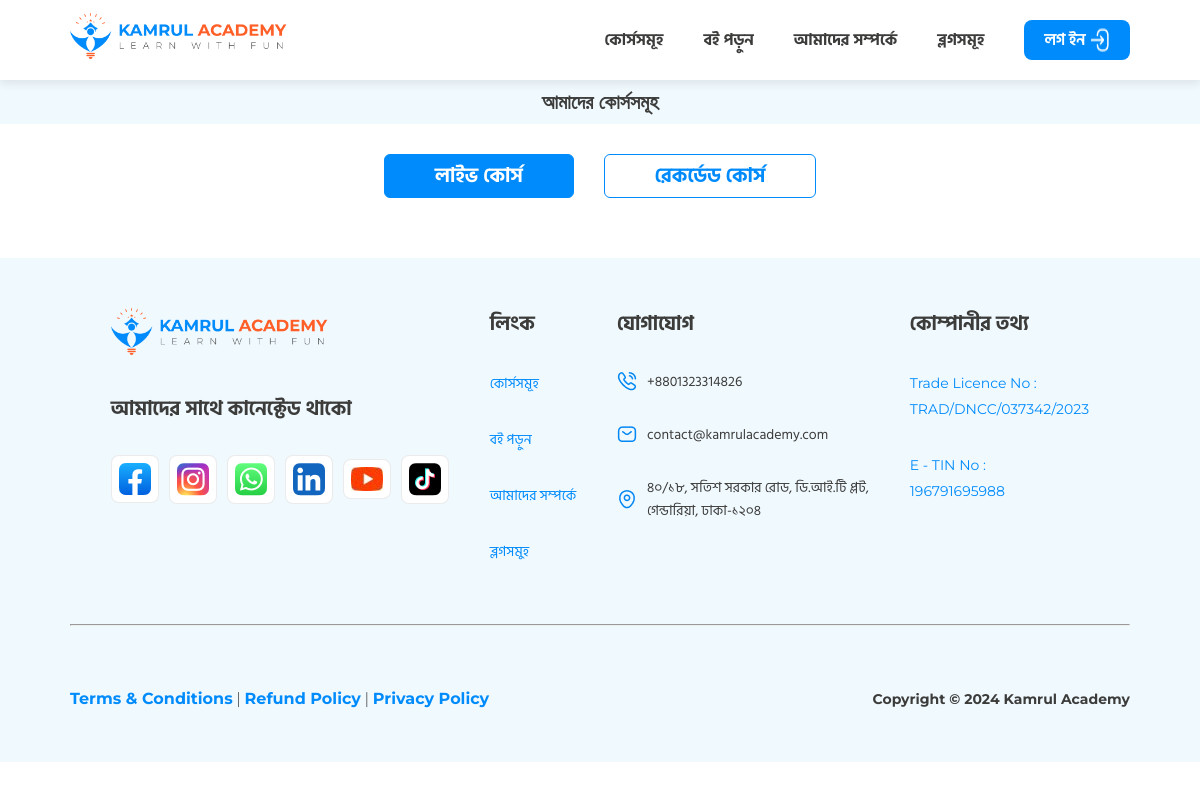
Before: /parentcourses/all-live with the older database file.
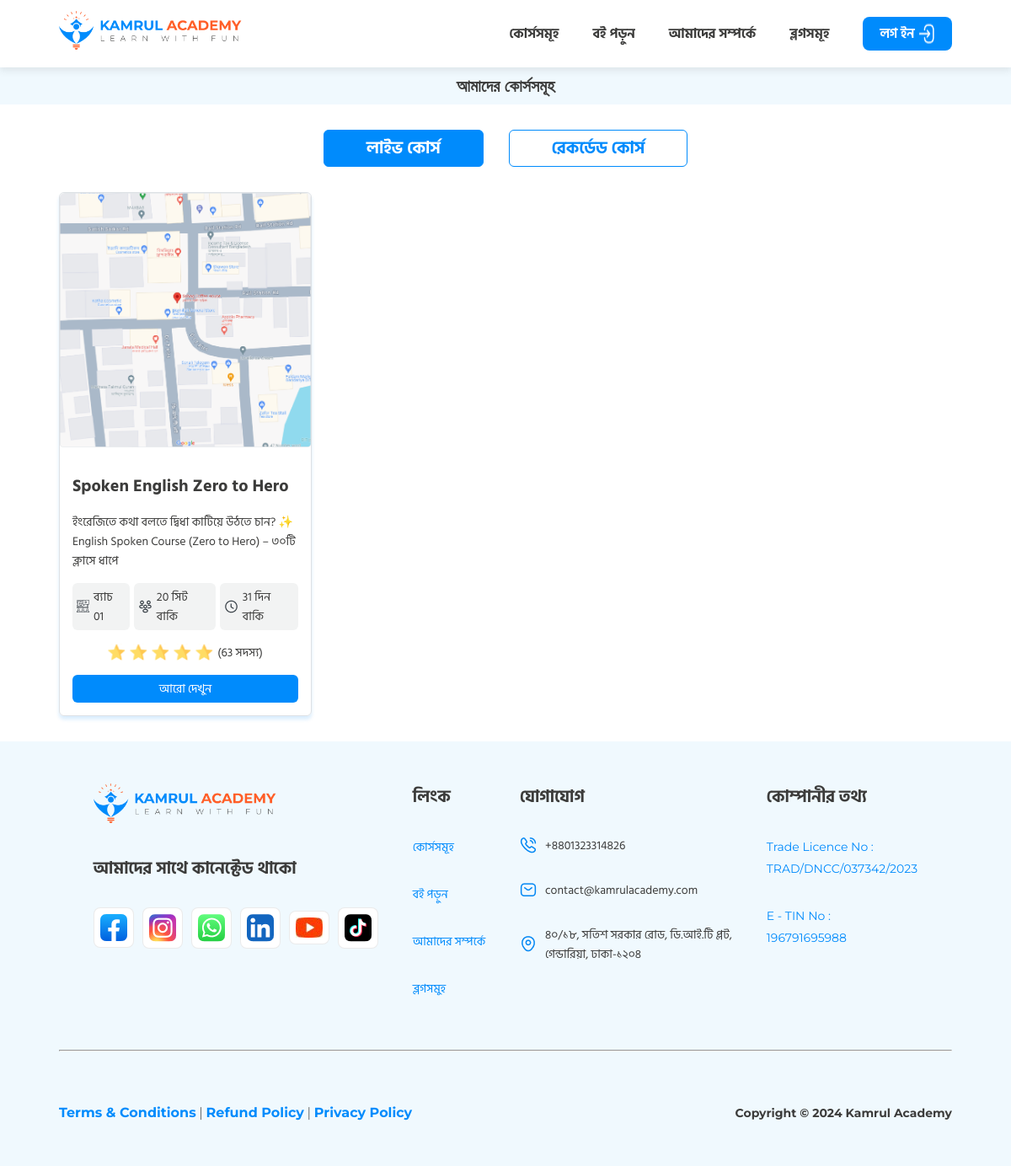
After: the same page with the newer database file.
### ka_main/models.py (models this page shows)
class LiveCourse(models.Model):
    id = models.CharField(max_length=30,primary_key=True,default="001")
    title = models.CharField(max_length=50,null=True,blank=True)
    preface = models.CharField(max_length=100,null=True,blank=True)
    description = models.TextField(null=True,blank=True)
    banner = models.ImageField(upload_to="media/images/recorded/",null=True,blank=True)
    batch_no = models.CharField(max_length=4,null=True,blank=True)
    seats_remain = models.CharField(max_length=4,null=True,blank=True)
    days_remain = models.CharField(max_length=4,null=True,blank=True)
    total_student = models.CharField(max_length=10,null=True,blank=True)
    total_modules = models.CharField(max_length=4,null=True,blank=True)
    total_classes = models.CharField(max_length=4,null=True,blank=True)
    total_hours = models.CharField(max_length=4,null=True,blank=True)
    total_pdfs = models.CharField(max_length=4,null=True,blank=True)
    total_quizes = models.CharField(max_length=4,null=True,blank=True)
    mentor = models.ForeignKey(Mentor,on_delete=models.CASCADE,null=True)
    for_index = models.BooleanField(default=False)
    softwares = models.TextField(null=True,blank=True)
    learningoutcome1 = models.TextField(null=True,blank=True)
    learningoutcome2 = models.TextField(null=True,blank=True)
    forwhom1 = models.TextField(null=True,blank=True)
    forwhom2 = models.TextField(null=True,blank=True)
    opportunities = models.TextField(null=True,blank=True)
    fee = models.FloatField(default=0.0)
    fee_per_month = models.FloatField(default=0.0)
    fee_bangla = models.CharField(max_length=20,null=True,blank=True)
    fee_per_month_bangla = models.CharField(max_length=20,null=True,blank=True)

### ka_main/views.py (the view)
# urls.py: path("parentcourses/all-live",views.live_courses,name="livecourses"),
def live_courses(request):
    courses = LiveCourse.objects.all()
    context={
        'courses': courses,
    }
    return render(request,"ka_main/live/list.html",context)

### ka_main/templates/ka_main/live/list.html (shortened to what this page needs)
{% extends 'ka_main/live/base.html' %}
{% load static %}
{% block body %}
<div class="bluebg">
    <div class="container">
        <h3 class="small" style="text-align: center;padding: 10px 0px;">আমাদের কোর্সসমূহ</h3>
    </div>
</div>
<div class="container">
    <div class="courses">
        <div class="l-r">
            <a href="{% url 'livecourses' %}" class="small bn-bold" id="active">লাইভ কোর্স</a>
            <a href="{% url 'recordedcourses' %}" class="small bn-bold">রেকর্ডেড কোর্স</a>
        </div>
        <div class="list">
            {% for course in courses %}
            <div class="course">
                <img src="{{ course.banner.url }}" alt="">
                <div class="texts">
                    <h3 class="bn-bold small">{{ course.title }}</h3>
                    <p class="bn-regular tiny">{{ course.preface }}</p>
                    <div class="info">
                        <div class="infoo">
                            <div class="infooo">
                                <img src="{% static 'images/icons/batch.png' %}" alt="">
                                <span class="bn-regular tiny">ব্যাচ {{ course.batch_no }}</span>
                            </div>
                            <div class="infooo">
                                <img src="{% static 'images/icons/people.png' %}" alt="">
                                <span class="bn-regular tiny">{{ course.seats_remain }} সিট বাকি</span>
                            </div>
                            <div class="infooo">
                                <img src="{% static 'images/icons/clock.png' %}" alt="">
                                <span class="bn-regular tiny">{{ course.days_remain }} দিন বাকি</span>
                            </div>
                        </div>
                    </div>
                    <div class="rating">
                        <img src="{% static 'images/icons/star.svg' %}" alt="">
                        <img src="{% static 'images/icons/star.svg' %}" alt="">
                        <img src="{% static 'images/icons/star.svg' %}" alt="">
                        <img src="{% static 'images/icons/star.svg' %}" alt="">
                        <img src="{% static 'images/icons/star.svg' %}" alt="">
                        <span class="bn-regular tiny">({{ course.total_student }} সদস্য)</span>
                    </div>
                    <div>
                        <a href="{% url 'livecourse' pk=course.id %}" class="bn-regular white tiny aro-dekhun">আরো দেখুন</a>
                    </div>
                </div>
            </div>
            {% endfor %}
        </div>
    </div>
</div>
{% endblock %}

### ka_main/templates/ka_main/live/base.html (shortened to what this page needs)
<!DOCTYPE html>
{% load static %}
<html lang="en">
<head>
    <link rel="stylesheet" href="{% static 'css/live.css' %}">
</head>
<body>
    {% include 'ka_main/navbar.html' %}
    {% block body %}
    {% endblock %}
    {% include 'ka_main/footer.html' %}
</body>
</html>

### ka_main/templates/ka_main/navbar.html (shortened to what this page needs)
{% load static %}
<header class="navigation-header">
    <nav class="container">
        <div class="logo-container">
            <a href="{% url 'home' %}"><img src="{% static 'images/icons/LogoLight.png' %}" alt="Kamrul Academy"></a>
        </div>
        <div class="navigation-items" id="navigation-items">
            <a href="{% url 'livecourses' %}" class="bn-bold">কোর্সসমূহ</a>
            <a href="{% url 'books' %}" class="bn-bold">বই পড়ুন</a>
            <a href="{% url 'about' %}" class="bn-bold">আমাদের সম্পর্কে</a>
            <a href="{% url 'blogs' %}" class="bn-bold">ব্লগসমূহ</a>
            {% if user.is_authenticated %}
            <a class="bn-bold" href="{% url 'dashboard' %}"><span class="login-button">ড্যাশবোর্ড</span></a>
            {% else %}
            <a class="bn-bold" href="{% url 'sign-up' %}"><span class="login-button">লগ ইন<img src="{% static 'images/icons/login.png' %}" alt="Login arrow"></span></a>
            {% endif %}
        </div>
    </nav>
</header>

### ka_main/templates/ka_main/footer.html
{% load static %}
<footer class="footer-container">
    <div class="container above">
        <div class="first-footer">
            <div><img src="{% static 'images/icons/LogoLight.png' %}" alt="Kamrul Academy"></div>
            <div><span class="bn-bold small">আমাদের সাথে কানেক্টেড থাকো</span></div>
            <div class="social">
                <a href="https://www.facebook.com/people/Kamrul-Academy/100090648279409/"><img src="{% static 'images/icons/Facebook.png' %}" alt=""></a>
                <a href="https://www.instagram.com/kamrulacademy/"><img src="{% static 'images/icons/Instagram.png' %}" alt=""></a>
                <a href="https://wa.me/qr/YYD3XV5YRNUKL1"><img src="{% static 'images/icons/WhatsApp.png' %}" alt=""></a>
                <a href="https://www.linkedin.com/signup/cold-join?session_redirect=https%3A%2F%2Fwww%2Elinkedin%2Ecom%2Ffeed%2F&trk=login_reg_redirect"><img src="{% static 'images/icons/LinkedIn.png' %}" alt=""></a>
                <a href="https://www.youtube.com/@KamrulAcademybd"><img src="{% static 'images/icons/utube.jpg' %}" alt=""></a>
                <a href="https://www.tiktok.com/@kamrulacademy_23?is_from_webapp=1&sender_device=pc"><img src="{% static 'images/icons/TikTok.png' %}" alt=""></a>
            </div>
        </div>
        <div class="second-footer">
            <div><span class="bn-bold small">লিংক</span></div>
            <div><a href="{% url 'livecourses' %}"><span class="bn-regular tiny contact">কোর্সসমূহ</span></a></div>
            <div><a href="{% url 'books' %}"></a><span class="bn-regular tiny contact">বই পড়ুন</span></a></div>
            <div><a href="{% url 'about' %}"></a><span class="bn-regular tiny contact">আমাদের সম্পর্কে</span></a></div>
            <div><a href="{% url 'blogs' %}"></a><span class="bn-regular tiny contact">ব্লগসমুহ</span></a></div>
        </div>
        <div class="third-footer">
            <div><span class="bn-bold small">যোগাযোগ</span></div>
            <div><span class="en-regular tiny contact contact1"><img src="{% static 'images/icons/call-calling-blue.png' %}" alt="Call"><span>+8801323314826</span></span></div>
            <div><span class="en-regular tiny contact contact1"><img src="{% static 'images/icons/sms-blue.png' %}" alt="Mail"><span>contact@kamrulacademy.com</span></span></div>
            <div><span class="bn-regular tiny contact contact1"><img src="{% static 'images/icons/location.png' %}" alt="Call"><span>৪০/১৮, সতিশ সরকার রোড, ডি.আই.টি প্লট,<br>গেন্ডারিয়া, ঢাকা-১২০৪</span></span></div>
        </div>
        <div class="fourth-footer">
            <div><span class="bn-bold small">কোম্পানীর তথ্য</span></div>
            <div><span class="en-regular tiny contact">Trade Licence No : <br>TRAD/DNCC/037342/2023</span></div>
            <div><span class="en-regular tiny contact">E - TIN No : <br>196791695988</span></div>
        </div>
    </div>
    <hr class="container">
    <div class="container under">
        <div class="links">
            <a href="{% url 'terms' %}"><span class="en-bold contact">Terms & Conditions</span></a>
            <span class="en-light dari">|</span>
            <a href="{% url 'refund' %}"><span class="en-bold contact">Refund Policy</span></a>
            <span class="en-light dari">|</span>
            <a href="{% url 'privacy' %}"><span class="en-bold contact">Privacy Policy</span></a>
        </div>
        <div class="copyright"><span class="en-bold tiny">Copyright © 2024 Kamrul Academy</span></div>
    </div>
</footer>

### static/css/live.css (style rules this page uses)
:root { --light-color : #FFFFFF; --dark-color: #3C3C3B; --primary-color: #008BFC; --secondary-color: #FF5E27; --app-bg-color: #F9F9F9; }
h1,h3,h5 { font-family: 'EnglishBold',sans-serif; }
.small { font-size: 20px; }
.tiny { font-size: 14px; }
.en-bold { font-family: 'EnglishBold',sans-serif; }
.bn-bold { font-family: 'BanglaBold',sans-serif; }
.bn-regular { font-family: 'BanglaRegular',sans-serif; }
.en-regular { font-family: 'EnglishRegular',sans-serif; }
.en-light { font-family: 'EnglishLight',sans-serif; }
html { margin: 0px; padding: 0px; }
*, body { padding: 0; margin: 0; box-sizing: border-box; font-family: 'BanglaRegular',sans-serif; color: var(--dark-color); }
a { text-decoration: none; color: var(--dark-color); cursor: pointer; }
.bluebg { background-color: #F0F9FE; }
.white { color: var(--light-color); }
.container { margin: 0px 100px; }
@media screen and (max-width:1300px) { .container { margin: 0px 70px; } }
.navigation-header { background-color: var(--light-color); padding: 0; height: 80px; display: flex; justify-content: center; align-items: center; box-shadow: 0px 4px 8px rgba(60, 60, 59, 0.1); position: sticky; top: 0; z-index: 1111111111111111111111111111111111111111111111111111111111; }
nav { width: 100%; max-width: 1200px; display: flex; justify-content: space-between; align-items: center; }
.logo-container > a { color: var(--dark-color); text-decoration: none; font-weight: 800; font-size: 16px; }
.logo-container > a > img { width: 220px; height: auto; }
.navigation-items { display: flex; gap: 40px; align-items: center; }
.navigation-items > a { color: var(--dark-color); text-decoration: none; font-weight: 800; font-size: 16px; transition: .4s ease-in-out; }
.login-button { display: flex; gap: 5px; padding: 7px 20px; background-color: var(--primary-color); color: var(--light-color); border: none; border-radius: 8px; }
.footer-container { background-color: #F0F9FE; display: flex; flex-direction: column; gap: 60px; }
.above { padding-top: 50px; display: flex; flex-direction: row; justify-content: space-evenly; align-items: start; }
.first-footer > div > img { width: 220px; height: auto; }
.first-footer,.second-footer,.third-footer,.fourth-footer { display: flex; flex-direction: column; gap: 30px; }
.contact { color: var(--primary-color); cursor: pointer; }
.social { display: flex; flex-direction: row; gap: 10px; align-items: center; }
.social > a > img { text-decoration: none; padding: 7px; background-color: var(--light-color); border: 1px solid rgba(60, 60, 59, 0.1); border-radius: 8px; }
.contact1 { display: flex; flex-direction: row; gap: 10px; align-items: center; }
.under { padding-bottom: 50px; display: flex; flex-direction: row; justify-content: space-between; }
.courses { padding: 30px 0px; }
.l-r { display: flex; gap: 30px; justify-content: center; align-items: center; }
.l-r > a { padding: 5px 50px; border-radius: 6px; border: 1px solid var(--primary-color); color: var(--primary-color); }
.l-r > #active { color: var(--light-color); background-color: var(--primary-color); }
.list { margin-top: 30px; display: grid; grid-template-columns: repeat(auto-fit,minmax(300px,1fr)); gap: 30px; justify-content: center; align-items: center; }
.course { width: 300px; display: flex; flex-direction: column; gap: 15px; justify-content: flex-start; border-radius: 6px; border: 0.1px solid #DDE1E5; box-shadow: 0px 4px 4px rgba(3, 135, 243, .15); }
.course > img { width: 298px; border-radius: 6px 6px 0px 0px; }
.course > .texts { padding: 15px; display: flex; flex-direction: column; gap: 15px; }
.course > .texts > .info > .infoo { display: flex; gap: 5px; align-items: center; justify-content: center; }
.course > .texts > .info > .infoo > .infooo { padding: 5px; display: flex; gap: 5px; align-items: center; justify-content: center; background-color: #F2F3F3; border-radius: 6px; }
.rating { display: flex; gap: 5px; justify-content: center; align-items: center; }
.aro-dekhun { display: flex; justify-content: center ; width: 100%; padding: 5px 0px; background-color: var(--primary-color); border-radius: 6px; }

Changed rows visible on the page:
added LiveCourse: banner (picture), title "Spoken English Zero to Hero", preface "ইংরেজিতে কথা বলতে দ্বিধা কাটিয়ে উঠতে চান? ✨ English Spoken Course (Zero to Hero) – ৩০টি ক্লাসে ধাপে", batch_no "01", seats_remain "20", days_remain "31", total_student "63"
